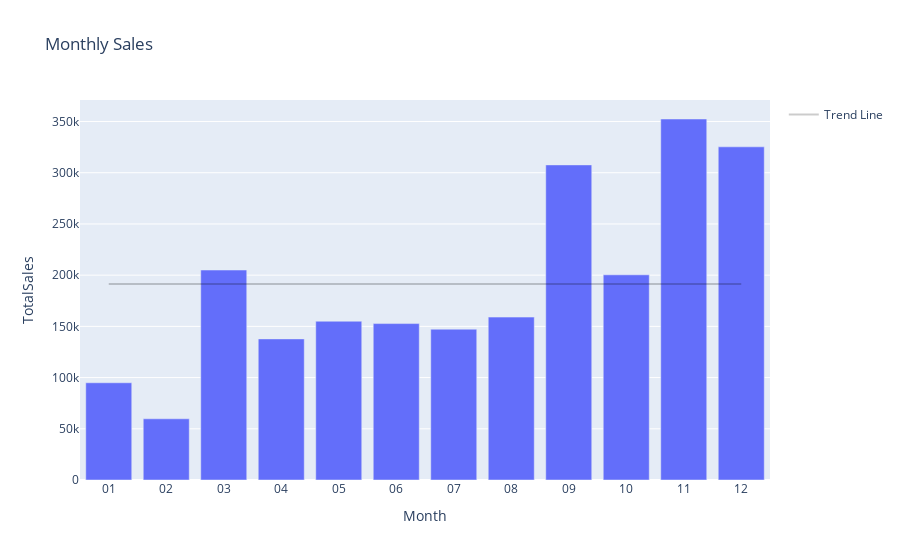

The code cell stored with this chart in its notebook:
### Markdown cell above
### What are the seasonal trends in sales?

### Code cell
sales_month = '''   
                    SELECT 
                        STRFTIME('%m', OrderDate)'Month', 
                        ROUND(SUM(Sales), 2)'TotalSales'
                    FROM Orders_details
                    GROUP BY Month;
                '''
                
df = sql_to_dataframe(sales_month)
display(df.head(3))

fig = px.bar(df, x='Month', y='TotalSales', title='Monthly Sales')

# Calculate mean of TotalSales
trend_line = pd.Series([df['TotalSales'].mean()] * len(df))

fig.add_scatter(x=df['Month'], y=trend_line, mode='lines', name='Trend Line', line=dict(color='rgba(0,0,0,0.2)'))

fig.show()

### Figure 1 — Plotly figure (JSON) as saved in the notebook; plotly's stock layout.template omitted (floating-point values rounded to 4 significant figures)
{"data": [{"alignmentgroup": "True", "hovertemplate": "Month=%{x}<br>TotalSales=%{y}<extra></extra>", "legendgroup": "", "marker": {"color": "#636efa", "pattern": {"shape": ""}}, "name": "", "offsetgroup": "", "orientation": "v", "showlegend": false, "textposition": "auto", "type": "bar", "x": ["01", "02", "03", "04", "05", "06", "07", "08", "09", "10", "11", "12"], "xaxis": "x", "y": [94920.0, 59750.0, 205000.0, 137800.0, 155000.0, 152700.0, 147200.0, 159000.0, 307600.0, 200300.0, 352500.0, 325300.0], "yaxis": "y"}, {"line": {"color": "rgba(0,0,0,0.2)"}, "mode": "lines", "name": "Trend Line", "type": "scatter", "x": ["01", "02", "03", "04", "05", "06", "07", "08", "09", "10", "11", "12"], "y": [191400.0, 191400.0, 191400.0, 191400.0, 191400.0, 191400.0, 191400.0, 191400.0, 191400.0, 191400.0, 191400.0, 191400.0]}], "layout": {"barmode": "relative", "legend": {"tracegroupgap": 0}, "title": {"text": "Monthly Sales"}, "xaxis": {"anchor": "y", "domain": [0, 1], "title": {"text": "Month"}}, "yaxis": {"anchor": "x", "domain": [0, 1], "title": {"text": "TotalSales"}}}}
